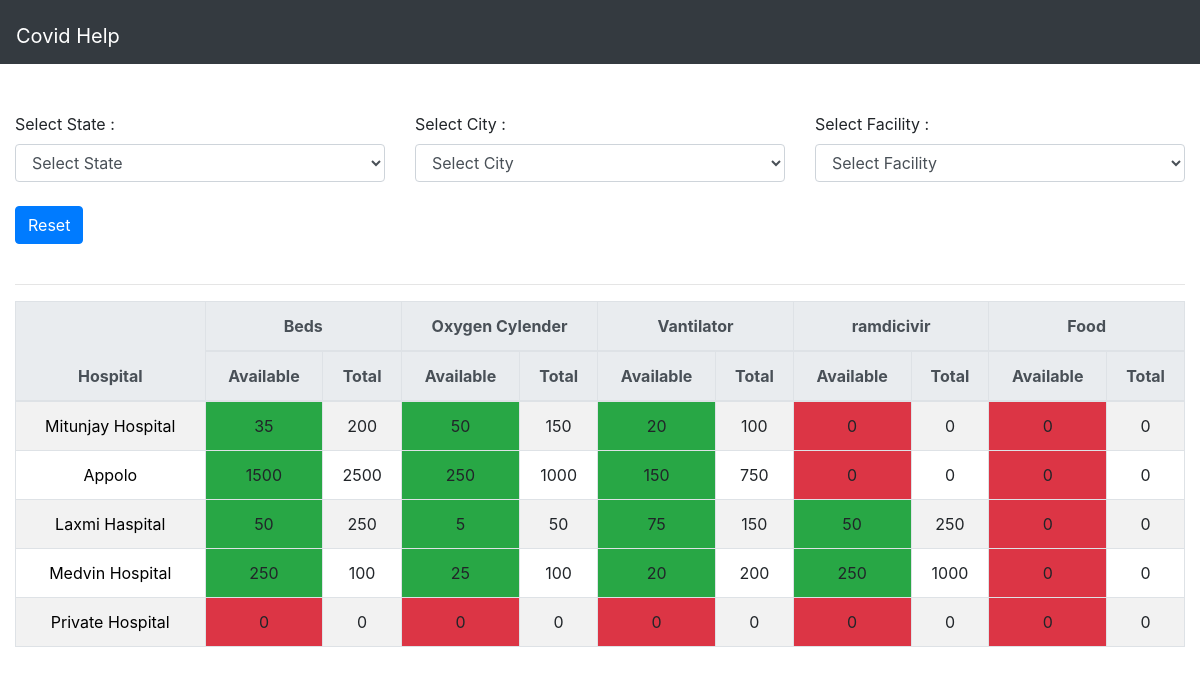
The page / on the database its author committed.
### bedavaibility/models.py (models this page shows, shortened)
class Facility(models.Model):
    title = models.CharField(max_length=50, null=False , blank=False)

class Hospital(models.Model):
    name = models.CharField(max_length= 200,null=False, blank=False )
    address = models.CharField(max_length= 200, null=False, blank= False)
    city = models.ForeignKey(City , on_delete=models.CASCADE,related_name='hospitals')
    phone = models.IntegerField(max_length=12, null=False,blank=False)

class Availability(models.Model):
    hospital = models.ForeignKey(Hospital, on_delete=models.CASCADE, related_name="availabilities")
    facility = models.ForeignKey(Facility, on_delete=models.CASCADE, related_name='availabilities')
    total = models.IntegerField(default=0)
    available = models.IntegerField(default=0)
    updated_at = models.DateTimeField(auto_now=True)

### bedavaibility/views.py (the view, shortened to what this page needs)
# urls.py: 2. Add a URL to urlpatterns:  path('', views.home, name='home')
def home(request):
    selected_state_id = request.GET.get('state')
    selected_city_id = request.GET.get('city')
    selected_facility_id = request.GET.get('facility')
    facility = Facility.objects.all().order_by('pk');
    state = State.objects.all()
    if selected_state_id :
        city = City.objects.filter(state = selected_state_id)
    else:
        city = City.objects.all()
    if selected_city_id:
        hospital = Hospital.objects.filter(city= City(pk =selected_city_id ))
    else:
        hospital = Hospital.objects.all()
    context = {
        'facilities':facility,
        'states':state,
        'cities':city,
        'hospitals':hospital,
        'selected_state_id':selected_state_id ,
        'selected_city_id':selected_city_id,
        'selected_facility_id':selected_facility_id
    }
    return render(request,'index.html', context = context)

### bedavaibility/models.py (called while the page is built)
    def __str__(self):
        return self.name

    def __str__(self):
        return self.name

### bedavaibility/templatetags/custom_tags.py (called while the page is built)
@register.simple_tag
def getvalue(value):
    if value :
        return 'bg-success'
    return 'bg-danger'

@register.simple_tag
def get_availabilities(hospital):
    return Availability.objects.filter(hospital = hospital).order_by('facility_id')

@register.simple_tag
def is_state_selected(selected_state, pk):
    if selected_state ==str(pk) :
        return 'selected'
    return ''

@register.simple_tag
def is_city_selected(selected_city_id, pk) :
    if selected_city_id ==str(pk) :
        return 'selected'
    return ''

### bedavaibility/templates/index.html (shortened to what this page needs)
{% extends 'base.html' %}
{% load custom_tags %}
       {% block containt %}
    <div class="container-fluid">
    <br>
    <br>
    <form action="" method="GET" id = "filterform">
    <div class="row">
        <div class="col">
        <label for="">Select State :</label>
            <select class="form-control" id="selectState" name="state">
                <option value=''>Select State</option>
                </select>
        </div>
         <div class="col">
         <label for="">Select City :</label>
            <select class="form-control" id ="selectCity" name ="city">
                <option value=''>Select City</option>
                </select>
        </div>
            <div class="col">
         <label for="">Select Facility :</label>
            <select class="form-control" id ="selectFacility" name ="facility">
                <option value=''>Select Facility</option>
                </select>
        </div>
    </div>
    <br>
       <a href="/" class="btn btn-primary">Reset</a>
    </form>
    <br>
    <hr>
        <table class=" table  text-center table-bordered table-striped">
        <thead class="thead-light">
            <tr>
                <th rowspan="2">Hospital</th>
                {% for facility in facilities %}
                <th colspan="2" class="text-center">{{facility.title}}</th>
                 {% endfor%}
            </tr>
            <tr>
                {% for facility in facilities %}
                <th>Available</th>
                <th>Total</th>
                {% endfor%}
            </tr>
        </thead>
            <tbody>
            {% for hospital in hospitals %}
                <tr>
                    <td><a href="hospital/{{hospital.id}}">{{hospital.name}}</a></td>
                    {% get_availabilities hospital as availabilities %}
                    {% for avl in availabilities %}
                    <td class="{% getvalue avl.available %}">{{avl.available}}</td>
                    <td>{{avl.total}}</td>
                    {% endfor %}
                </tr>
                {% endfor %}
            </tbody>
        </table>
    </div>
{% endblock  %}

### bedavaibility/templates/base.html (shortened to what this page needs)
<!doctype html>
<html lang="en">
  <head>
    <link rel="stylesheet" href="https://maxcdn.bootstrapcdn.com/bootstrap/4.0.0/css/bootstrap.min.css">
  </head>
  <body>
<nav class="navbar navbar-dark bg-dark pt-3">
  <a class="navbar-brand" href="/">Covid Help</a>
</nav>
 {% block containt %}
{% endblock  %}
  </body>
</html>

### bedavaibility/templates/index.html (style rules this page uses)
a { color:black; }

### rows shown on the page
Facility: title "Beds"
Facility: title "Oxygen Cylender"
Facility: title "Vantilator"
Facility: title "ramdicivir"
Facility: title "Food"
Hospital: name "Mitunjay Hospital"
Availability: available "35", total "200"
Availability: available "50", total "150"
Availability: available "20", total "100"
Availability: available "0", total "0"
Availability: available "0", total "0"
Hospital: name "Appolo"
Availability: available "1500", total "2500"
Availability: available "250", total "1000"
Availability: available "150", total "750"
Availability: available "0", total "0"
Availability: available "0", total "0"
Hospital: name "Laxmi Haspital"
Availability: available "50", total "250"
Availability: available "5", total "50"
Availability: available "75", total "150"
Availability: available "50", total "250"
Availability: available "0", total "0"
Hospital: name "Medvin Hospital"
Availability: available "250", total "100"
Availability: available "25", total "100"
Availability: available "20", total "200"
Availability: available "250", total "1000"
Availability: available "0", total "0"
Hospital: name "Private Hospital"
Availability: available "0", total "0"
Availability: available "0", total "0"
Availability: available "0", total "0"
Availability: available "0", total "0"
Availability: available "0", total "0"
